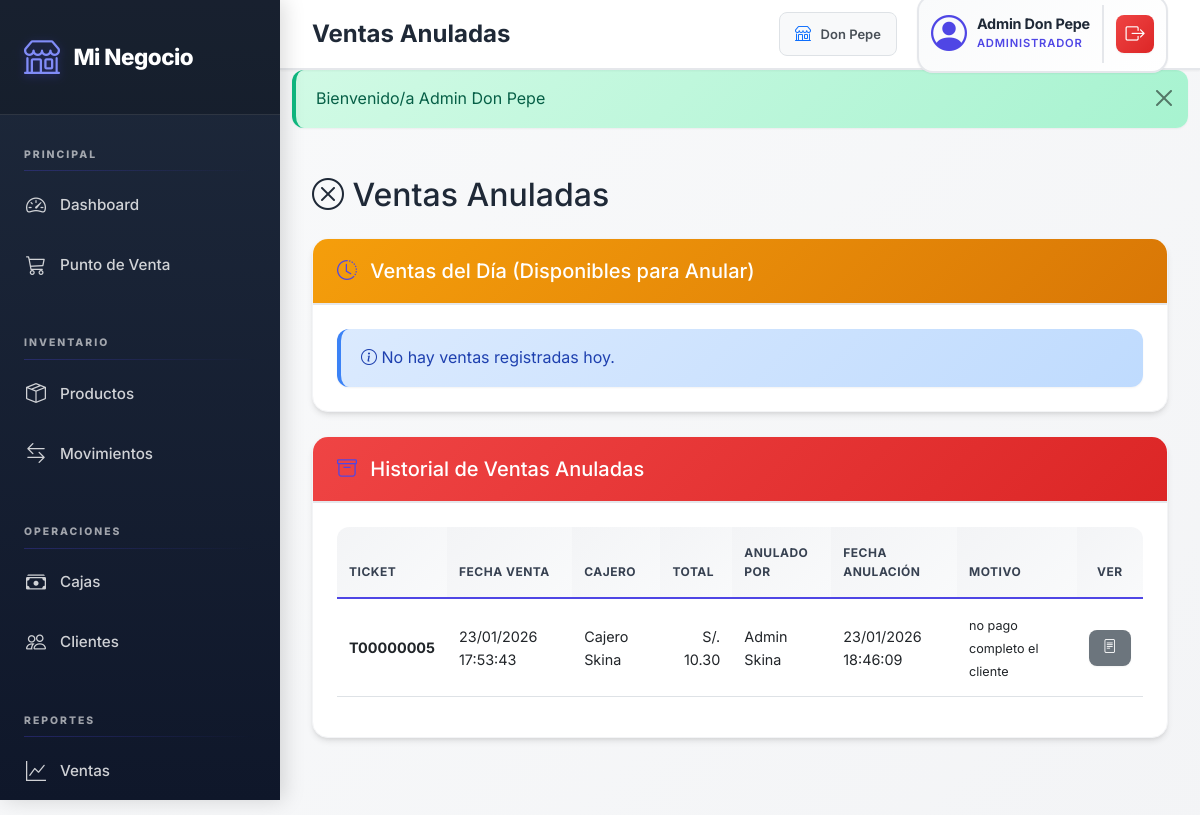
/views/admin/ventas_anuladas.php (signed in), run on the app's committed database.
### tables this page shows
CREATE TABLE `ventas` (
  `id` int(11) NOT NULL,
  `tienda_id` int(11) NOT NULL,
  `nro_ticket` varchar(20) NOT NULL,
  `caja_id` int(11) NOT NULL,
  `usuario_id` int(11) NOT NULL,
  `cliente_id` int(11) NOT NULL,
  `fecha_hora` timestamp NOT NULL DEFAULT current_timestamp(),
  `subtotal` decimal(10,2) NOT NULL,
  `igv` decimal(10,2) NOT NULL DEFAULT 0.00,
  `total` decimal(10,2) NOT NULL,
  `aplica_igv` tinyint(1) NOT NULL DEFAULT 1,
  `estado` enum('PENDIENTE','PAGADA','ANULADA') NOT NULL DEFAULT 'PENDIENTE',
  `motivo_anulacion` text DEFAULT NULL,
  `anulado_por` int(11) DEFAULT NULL,
  `fecha_anulacion` timestamp NULL DEFAULT NULL
);

CREATE TABLE `usuarios` (
  `id` int(11) NOT NULL,
  `tienda_id` int(11) DEFAULT NULL,
  `nombre` varchar(100) NOT NULL,
  `usuario` varchar(50) NOT NULL,
  `password` varchar(255) NOT NULL,
  `rol` enum('SUPER_ADMINISTRADOR','ADMINISTRADOR','CAJERO') NOT NULL DEFAULT 'CAJERO',
  `activo` tinyint(1) NOT NULL DEFAULT 1,
  `created_at` timestamp NOT NULL DEFAULT current_timestamp(),
  `updated_at` timestamp NOT NULL DEFAULT current_timestamp() ON UPDATE current_timestamp()
);

### config/config.php (called while the page is built, shortened)
<?php
function formatMoney($amount) {
    return 'S/. ' . number_format($amount ?? 0, 2);
}
function formatDate($date) {
    return date('d/m/Y H:i:s', strtotime($date));
}
function e($value) {
    return htmlspecialchars((string)$value, ENT_QUOTES, 'UTF-8');
}

### views/admin/ventas_anuladas.php (the view, shortened to what this page needs)
<?php
require_once '../../config/config.php';
include '../layouts/header.php';
$db = Database::getInstance()->getConnection();
$stmt = $db->query("
    SELECT v.*, u.nombre as cajero, a.nombre as anulo
    FROM ventas v
    INNER JOIN usuarios u ON v.usuario_id = u.id
    LEFT JOIN usuarios a ON v.anulado_por = a.id
    WHERE v.estado = 'ANULADA'
    ORDER BY v.fecha_anulacion DESC
    LIMIT 100
");
$ventas_anuladas = $stmt->fetchAll();
$stmt = $db->query("
    SELECT v.*, u.nombre as cajero
    FROM ventas v
    INNER JOIN usuarios u ON v.usuario_id = u.id
    WHERE DATE(v.fecha_hora) = CURDATE() AND v.estado = 'PAGADA'
    ORDER BY v.fecha_hora DESC
");
$ventas_dia = $stmt->fetchAll();
?>
<div class="row">
    <div class="col-12">
        <h2 class="mb-4"><i class="bi bi-x-circle"></i> Ventas Anuladas</h2>
    </div>
</div>
<div class="row mb-4">
    <div class="col-12">
        <div class="card">
            <div class="card-header bg-warning">
                <h5 class="mb-0"><i class="bi bi-clock-history"></i> Ventas del Día (Disponibles para Anular)</h5>
            </div>
            <div class="card-body">
                <?php if (count($ventas_dia) > 0): ?>
                <div class="table-responsive">
                    <table class="table table-hover">
                        <thead>
                            <tr>
                                <th>Ticket</th>
                                <th>Fecha/Hora</th>
                                <th>Cajero</th>
                                <th>Total</th>
                                <th class="text-center">Acciones</th>
                            </tr>
                        </thead>
                        <tbody>
                            <?php foreach ($ventas_dia as $venta): ?>
                            <tr>
                                <td><strong><?php echo e($venta['nro_ticket']); ?></strong></td>
                                <td><?php echo e(formatDate($venta['fecha_hora'])); ?></td>
                                <td><?php echo e($venta['cajero']); ?></td>
                                <td class="text-end"><?php echo e(formatMoney($venta['total'])); ?></td>
                                <td class="text-center">
                                    <a href="<?php echo e(BASE_URL); ?>/views/pos/ticket.php?id=<?php echo e($venta['id']); ?>"
                                       class="btn btn-sm btn-info" target="_blank">
                                        <i class="bi bi-eye"></i> Ver
                                    </a>
                                    <button class="btn btn-sm btn-danger btn-anular"
                                            data-id="<?php echo e($venta['id']); ?>"
                                            data-ticket="<?php echo e($venta['nro_ticket']); ?>"
                                            data-total="<?php echo e(formatMoney($venta['total'])); ?>">
                                        <i class="bi bi-x-circle"></i> Anular
                                    </button>
                                </td>
                            </tr>
                            <?php endforeach; ?>
                        </tbody>
                    </table>
                </div>
                <?php else: ?>
                <div class="alert alert-info mb-0">
                    <i class="bi bi-info-circle"></i> No hay ventas registradas hoy.
                </div>
                <?php endif; ?>
            </div>
        </div>
    </div>
</div>
<div class="row">
    <div class="col-12">
        <div class="card">
            <div class="card-header bg-danger text-white">
                <h5 class="mb-0"><i class="bi bi-archive"></i> Historial de Ventas Anuladas</h5>
            </div>
            <div class="card-body">
                <?php if (count($ventas_anuladas) > 0): ?>
                <div class="table-responsive">
                    <table class="table table-hover table-sm">
                        <thead>
                            <tr>
                                <th>Ticket</th>
                                <th>Fecha Venta</th>
                                <th>Cajero</th>
                                <th>Total</th>
                                <th>Anulado Por</th>
                                <th>Fecha Anulación</th>
                                <th>Motivo</th>
                                <th class="text-center">Ver</th>
                            </tr>
                        </thead>
                        <tbody>
                            <?php foreach ($ventas_anuladas as $venta): ?>
                            <tr>
                                <td><strong><?php echo e($venta['nro_ticket']); ?></strong></td>
                                <td><?php echo e(formatDate($venta['fecha_hora'])); ?></td>
                                <td><?php echo e($venta['cajero']); ?></td>
                                <td class="text-end"><?php echo e(formatMoney($venta['total'])); ?></td>
                                <td><?php echo e($venta['anulo']); ?></td>
                                <td><?php echo e(formatDate($venta['fecha_anulacion'])); ?></td>
                                <td><small><?php echo e($venta['motivo_anulacion']); ?></small></td>
                                <td class="text-center">
                                    <a href="<?php echo e(BASE_URL); ?>/views/pos/ticket.php?id=<?php echo e($venta['id']); ?>"
                                       class="btn btn-sm btn-secondary" target="_blank">
                                        <i class="bi bi-file-text"></i>
                                    </a>
                                </td>
                            </tr>
                            <?php endforeach; ?>
                        </tbody>
                    </table>
                </div>
                <?php else: ?>
                <div class="alert alert-info mb-0">
                    <i class="bi bi-info-circle"></i> No hay ventas anuladas registradas.
                </div>
                <?php endif; ?>
            </div>
        </div>
    </div>
</div>
<?php
include '../layouts/footer.php';
?>

### assets/css/style.css (style rules this page uses)
:root { --primary-color: #4F46E5; --primary-dark: #4338CA; --primary-light: #818CF8; --secondary-color: #64748B; --success-color: #10B981; --danger-color: #EF4444; --warning-color: #F59E0B; --info-color: #3B82F6; --gray-50: #F9FAFB; --gray-100: #F3F4F6; --gray-200: #E5E7EB; --gray-300: #D1D5DB; --gray-600: #4B5563; --gray-700: #374151; --gray-800: #1F2937; --gray-900: #111827; --font-primary: 'Inter', -apple-system, BlinkMacSystemFont, 'Segoe UI', sans-serif; --font-mono: 'JetBrains Mono', 'Courier New', monospace; --spacing-xs: 0.25rem; --spacing-sm: 0.5rem; --spacing-md: 1rem; --spacing-lg: 1.5rem; --spacing-xl: 2rem; --radius-sm: 0.375rem; --radius-md: 0.5rem; --radius-lg: 0.75rem; --radius-xl: 1rem; --shadow-sm: 0 1px 2px 0 rgba(0, 0, 0, 0.05); --shadow-md: 0 4px 6px -1px rgba(0, 0, 0, 0.1), 0 2px 4px -1px rgba(0, 0, 0, 0.06); --shadow-lg: 0 10px 15px -3px rgba(0, 0, 0, 0.1), 0 4px 6px -2px rgba(0, 0, 0, 0.05); --shadow-xl: 0 20px 25px -5px rgba(0, 0, 0, 0.1), 0 10px 10px -5px rgba(0, 0, 0, 0.04); }
* { margin: 0; padding: 0; box-sizing: border-box; }
body { font-family: var(--font-primary); background: linear-gradient(135deg, var(--gray-50) 0%, var(--gray-100) 100%); background-attachment: fixed; color: var(--gray-800); line-height: 1.6; min-height: 100vh; overflow-x: hidden; -webkit-font-smoothing: antialiased; -moz-osx-font-smoothing: grayscale; }
.card { border: none; border-radius: var(--radius-xl); box-shadow: var(--shadow-md); transition: all 0.3s cubic-bezier(0.4, 0, 0.2, 1); background: white; overflow: hidden; border: 1px solid var(--gray-100); }
.card-header { background: linear-gradient(135deg, var(--gray-50) 0%, white 100%); border-bottom: 2px solid var(--gray-200); font-weight: 700; padding: 1.25rem 1.5rem; font-size: 1.1rem; color: var(--gray-800); }
.card-header i { color: var(--primary-color); margin-right: 0.5rem; }
.card-body { padding: 1.5rem; }
.btn { border-radius: var(--radius-md); font-weight: 600; padding: 0.625rem 1.25rem; transition: all 0.3s ease; border: none; box-shadow: var(--shadow-sm); letter-spacing: 0.3px; }
.btn-sm { padding: 0.375rem 0.875rem; font-size: 0.875rem; min-height: 36px; }
.table { font-size: 0.9rem; }
.table thead th { background: linear-gradient(135deg, var(--gray-100) 0%, var(--gray-50) 100%); border-bottom: 2px solid var(--primary-color); font-weight: 700; text-transform: uppercase; font-size: 0.75rem; color: var(--gray-700); letter-spacing: 0.5px; padding: 1rem 0.75rem; }
.table tbody tr { transition: all 0.2s ease; }
.table tbody td { padding: 0.875rem 0.75rem; vertical-align: middle; }
.table-responsive { border-radius: var(--radius-lg); overflow-x: auto; overflow-y: hidden; -webkit-overflow-scrolling: touch; }
.table-responsive > table { min-width: 600px; }
.alert { border-radius: var(--radius-lg); border: none; padding: 1rem 1.25rem; box-shadow: var(--shadow-sm); border-left: 4px solid; }
.alert-info { background: linear-gradient(135deg, #DBEAFE 0%, #BFDBFE 100%); border-left-color: var(--info-color); color: #1E40AF; }
.bg-danger { background: linear-gradient(135deg, #EF4444 0%, #DC2626 100%) !important; color: white !important; }
.bg-warning { background: linear-gradient(135deg, #F59E0B 0%, #D97706 100%) !important; color: white !important; }

### data on the page
ventas: nro_ticket "T00000005", fecha_hora "23/01/2026 17:53:43", usuario.nombre "Cajero Skina", total "S/. 10.30", usuarios.nombre "Admin Skina", fecha_anulacion "23/01/2026 18:46:09", motivo_anulacion "no pago completo el cliente"

### other printed values
$page_title "Ventas Anuladas"
getTiendaNombre() "Don Pepe"
$_SESSION['nombre'] "Admin Don Pepe"
$_SESSION['rol'] "ADMINISTRADOR"
$flash['message'] "Bienvenido/a Admin Don Pepe"
